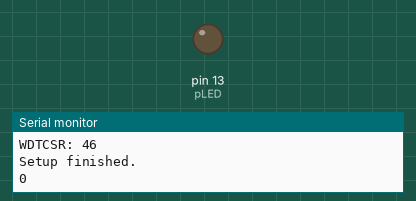
Bench run of a sketch on a simulated Arduino Uno, built with avr-gcc and run on an emulated ATmega328P. Shown: output pins drawn as LEDs (lit = HIGH), the last lines printed to the serial monitor.

Above: at 0.5 s.
At 4.7 s:
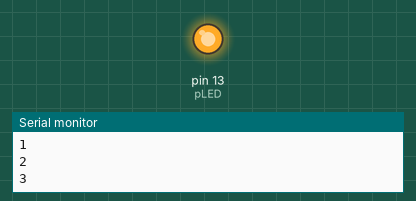
Timing chart, 0 to 6.9 s (numbered marks = the images above):
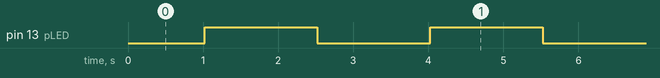

Measured:
- by itself, pin 13 (pLED): alternates HIGH for 1.5 s and LOW for 1.5 s

The sketch:

watchdog.ino
```cpp
// (licence header left out)
#include <avr/io.h>
// ISR interrupt service routine
#include <avr/interrupt.h>

#define  wdt_reset()   __asm__ __volatile__ ("wdr")

const int pLED = 13; // LED at Pin13

int idx;

// Install the interrupt routine for Watchdog Interrupt
ISR(WDT_vect)
{
  flash();
}

void setup()
{
  Serial.begin(19200);
  pinMode(pLED, OUTPUT);
  digitalWrite(pLED, LOW);

  cli();
  wdt_reset();
  WDTCSR |= (1<<WDCE) | (1<<WDE); // Start timed sequence
  WDTCSR = (1<<WDIE) | (1<<WDP2) | (1<<WDP1); // Set new prescaler = 128K cycles (~1 s)
  sei();

  Serial.print("WDTCSR: ");
  Serial.println(WDTCSR, HEX);
  Serial.println("Setup finished.");
}

void loop()
{
  Serial.println(idx++); // do anything
  delay(1500); // change argument to 1500 -> watchdog will be active
  wdt_reset();
}

void flash()
{
  static boolean output = HIGH;

  digitalWrite(pLED, output);
  output = !output;
}
```
